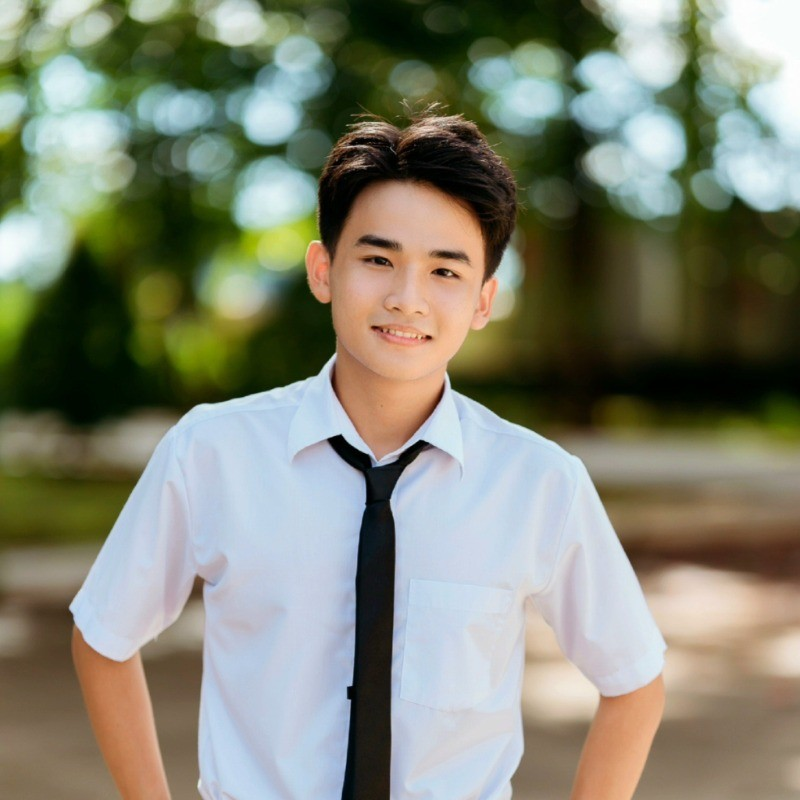
#> input picture input_images/face.jpg, 800 x 800 px
$ python main.py
#> lines starting #> are read from the running program, lines starting #| are printed output that depends on the picture; after the words box and inside, x2 and y2 are one past the last pixel; in counts of white or black regions, pixels touching at a corner belong together
import cv2
# OpenCV library in python is blessed with many pre-trained classifiers for face, eyes, smile, etc.

face_cascade = cv2.CascadeClassifier('model.xml')
# Load the model

img = cv2.imread('input_images/face.jpg')
#> img is the input picture: shape (800, 800, 3); mean B, G, R 114.8, 132.2, 130
# Make an image a variable

faces = face_cascade.detectMultiScale(img, 1.1, 4)
#> faces = [[12, 64, 124, 124], [311, 186, 198, 198]]
# This is the code that detects faces in an image

for (x, y, w, h) in faces:
  cv2.rectangle(img, (x, y), (x+w, y+h), (255, 0, 0), 2)
#> this loop made 2 passes
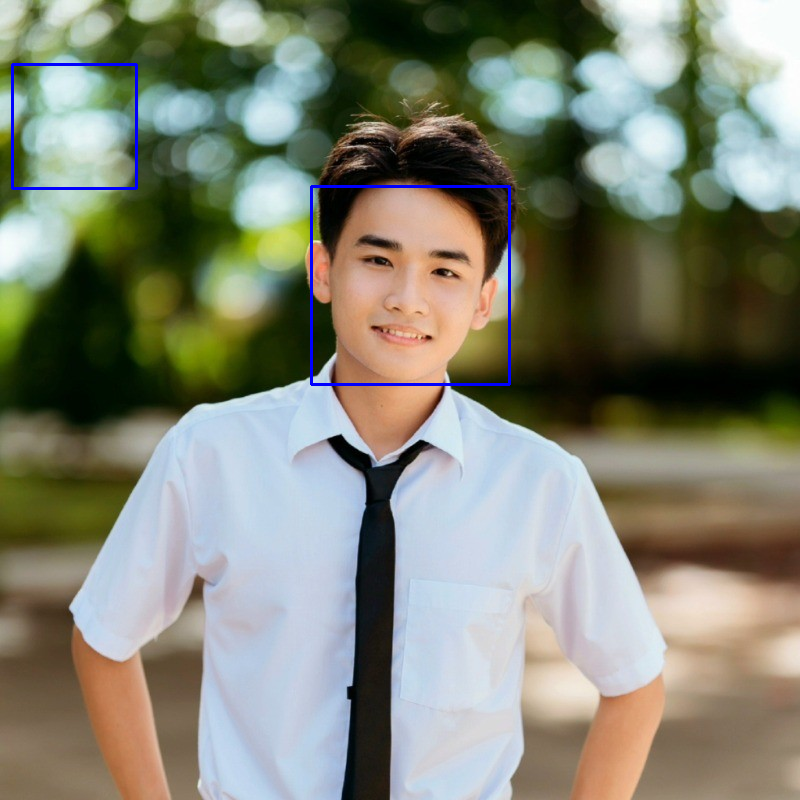
#> img: shape (800, 800, 3); 0.6% of pixels changed, all inside (x1, y1, x2, y2) = (11, 63, 511, 386)
cv2.imwrite("output_images/face_detected.png", img)
print('Successfully saved')
# Draw rectangles around the detected faces and save new image
